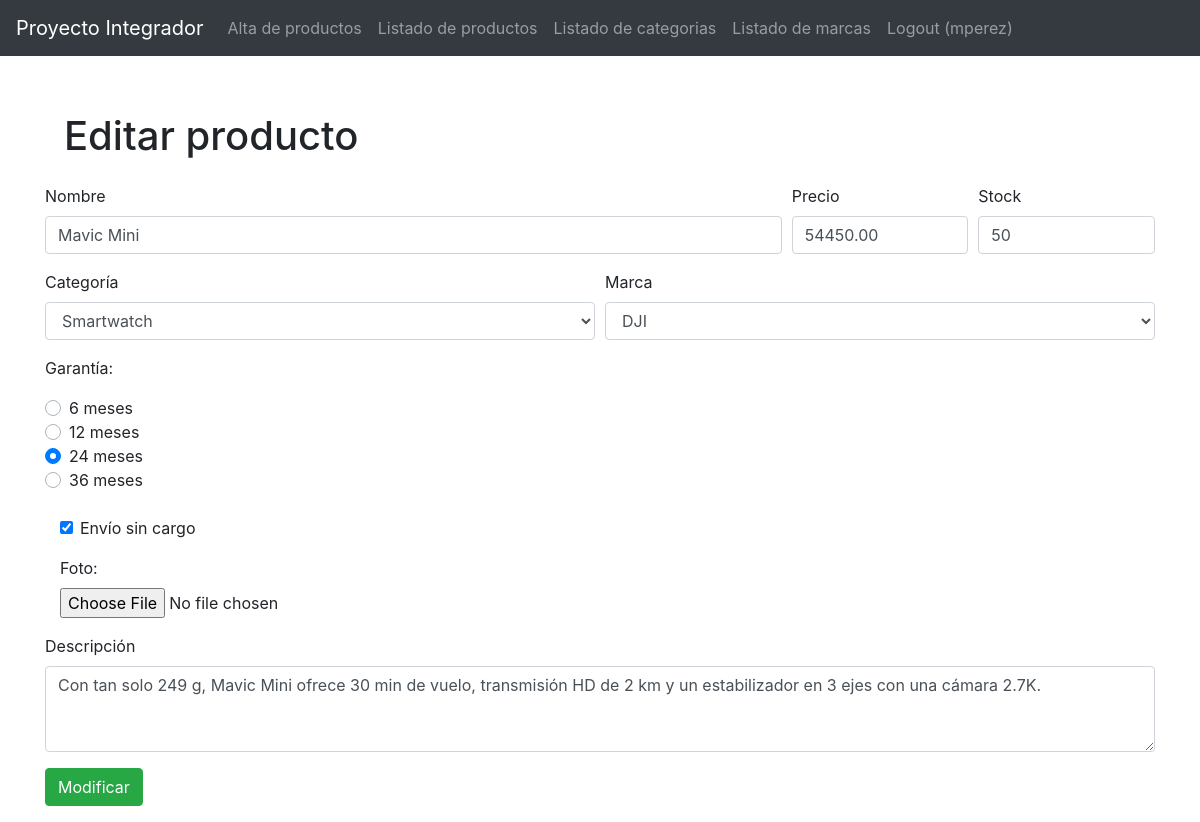
Screenshot of /productos_alta.php?id_producto=5 (signed in) with the database file from the repository.
### tables this page shows
CREATE TABLE `productos` (
  `id_producto` int(11) NOT NULL,
  `nombre` varchar(50) NOT NULL,
  `id_categoria` int(10) UNSIGNED NOT NULL,
  `id_marca` int(11) NOT NULL,
  `precio` decimal(8,2) UNSIGNED NOT NULL,
  `stock` int(10) UNSIGNED NOT NULL,
  `garantia` tinyint(3) UNSIGNED NOT NULL,
  `detalles` varchar(3000) DEFAULT NULL,
  `envio` tinyint(1) DEFAULT NULL,
  `foto` varchar(100) DEFAULT NULL
);

CREATE TABLE `categorias` (
  `id_categoria` int(10) UNSIGNED NOT NULL,
  `nombre` varchar(50) NOT NULL
);

CREATE TABLE `marcas` (
  `id_marca` int(11) NOT NULL,
  `nombre` varchar(45) NOT NULL,
  `sitio_web` varchar(150) DEFAULT NULL,
  `telefono` varchar(45) DEFAULT NULL,
  `observaciones` varchar(1000) DEFAULT NULL
);

### productos_alta.php (called while the page is built, shortened)
<?php
    $nombre = '';
    $precio = '';
    $stock = '';
    $marca = '';
    $envio = '0';
    if($envio !== '1'){
        $envio = '0';
    }
    $detalles = '';
    $textoBoton = 'Dar de alta';
    if(isset($_GET['id_producto'])){
        $textoBoton = 'Modificar';
        $link = mysqli_connect(DB_HOST, DB_USER, DB_PASSWORD, DB_DATABASE);
        mysqli_set_charset($link, DB_CHARSET);
        $sql =  'SELECT * FROM productos WHERE id_producto = ' . $_GET['id_producto'];
        $rs = mysqli_query($link, $sql);
        $producto = mysqli_fetch_assoc($rs);
        $nombre = $producto['nombre'];
        $precio = $producto['precio'];
        $stock = $producto['stock'];
        $marca = $producto['id_marca'];
        $envio = $producto['envio'];
        $detalles = $producto['detalles'];
   }
    require_once 'encabezado.php';
require_once 'productos_alta_form.php';
require_once 'pie.php';

### productos_alta_form.php (the view, shortened to what this page needs)
<form method="POST" enctype="multipart/form-data">
    <div class="form-row">
        <div class="form-group col-md-8">
            <label for="nombre">Nombre</label>
            <input type="text" class="form-control" id="nombre" name="nombre" autofocus value="<?= $nombre ?>">
        </div>
        <div class="form-group col-md-2">
            <label for="precio">Precio</label>
            <input type="text" class="form-control" id="precio" name="precio" value="<?= $precio ?>">
        </div>
        <div class="form-group col-md-2">
            <label for="stock">Stock</label>
            <input type="text" class="form-control" id="stock" name="stock" value="<?= $stock ?>">
        </div>
    </div>
    <div class="form-row">
        <div class="form-group col-md-6">
            <label for="categoria">Categoría</label>
            <select id="categoria" name="categoria" class="form-control">
                <?php
                $link = mysqli_connect(DB_HOST, DB_USER, DB_PASSWORD, DB_DATABASE);
                mysqli_set_charset($link, DB_CHARSET);
                $sql = 'SELECT * FROM categorias ORDER BY nombre';
                $rs = mysqli_query($link, $sql);
                while ($fila = mysqli_fetch_assoc($rs)) {
                ?>
                <option value="<?= $fila['id_categoria'] ?>" <?php if($marca==$fila['id_categoria']){echo 'selected';}?>><?= $fila['nombre'] ?></option>
                <?php
                }
                ?>
            </select>
        </div>
        <div class="form-group col-md-6">
            <label for="marca">Marca</label>
            <select id="marca" name="marca" class="form-control">
                <?php
                $rs = mysqli_query($link, 'SELECT * FROM marcas ORDER BY nombre');
                while ($fila = mysqli_fetch_assoc($rs)) {
                ?>
                <option value="<?= $fila['id_marca'] ?>"<?php if($marca==$fila['id_marca']){echo 'selected';}?>><?= $fila['nombre'] ?></option>
                <?php
                }
                ?>
            </select>
        </div>
    </div>
    <p>Garantía:</p>
    <div class="custom-control custom-radio">
        <label class="custom-control-label" for="garantia6meses">6 meses</label>
    </div>
        <div class="custom-control custom-radio">
        <label class="custom-control-label" for="garantia12meses">12 meses</label>
    </div>
    <div class="custom-control custom-radio">
        <label class="custom-control-label" for="garantia24meses">24 meses</label>
    </div>
    <div class="custom-control custom-radio">
        <label class="custom-control-label" for="garantia36meses">36 meses</label>
    </div>
    <br>
    <div class='container'>
        <div class="form-group">
            <div class="form-check">
                <input class="form-check-input" value='1'
                    <?php if ($envio === '1') {echo 'checked';} ?>
                    type="checkbox" id="envio" name="envio">
                <label class="form-check-label" for="envio">
                Envío sin cargo
                </label>
            </div>
        </div>
        <?php if(!isset($foto)):?>
        <div class="form-group">
            <label for="foto">Foto:</label>
            <input type="file" class="form-control-file" id="foto" name="foto">
        </div>
        <?php endif ?>
    </div>
    <div class="form-group">
        <label for="detalles">Descripción</label>
        <textarea class="form-control" id="detalles" name="detalles" rows="3"><?= $detalles ?></textarea>
    </div>
    <div class='my-3'>
        <input type="submit" class="btn btn-success" name='submit' value="<?= $textoBoton ?>">
    </div>
</form>

### css/estilos.css (style rules this page uses)
body { padding-top: 5rem; }

### rows the page displays
productos: nombre "Mavic Mini", precio "54450.00", stock "50", categoria "Smartwatch", marca "DJI", envio "☑", detalles "Con tan solo 249 g, Mavic Mini ofrece 30 min de vuelo, transmisión HD de 2 km y un estabilizador en 3 ejes con una cámara 2.7K."

### other values shown
$titulo "Editar producto"
$usuario_logueado "mperez"
